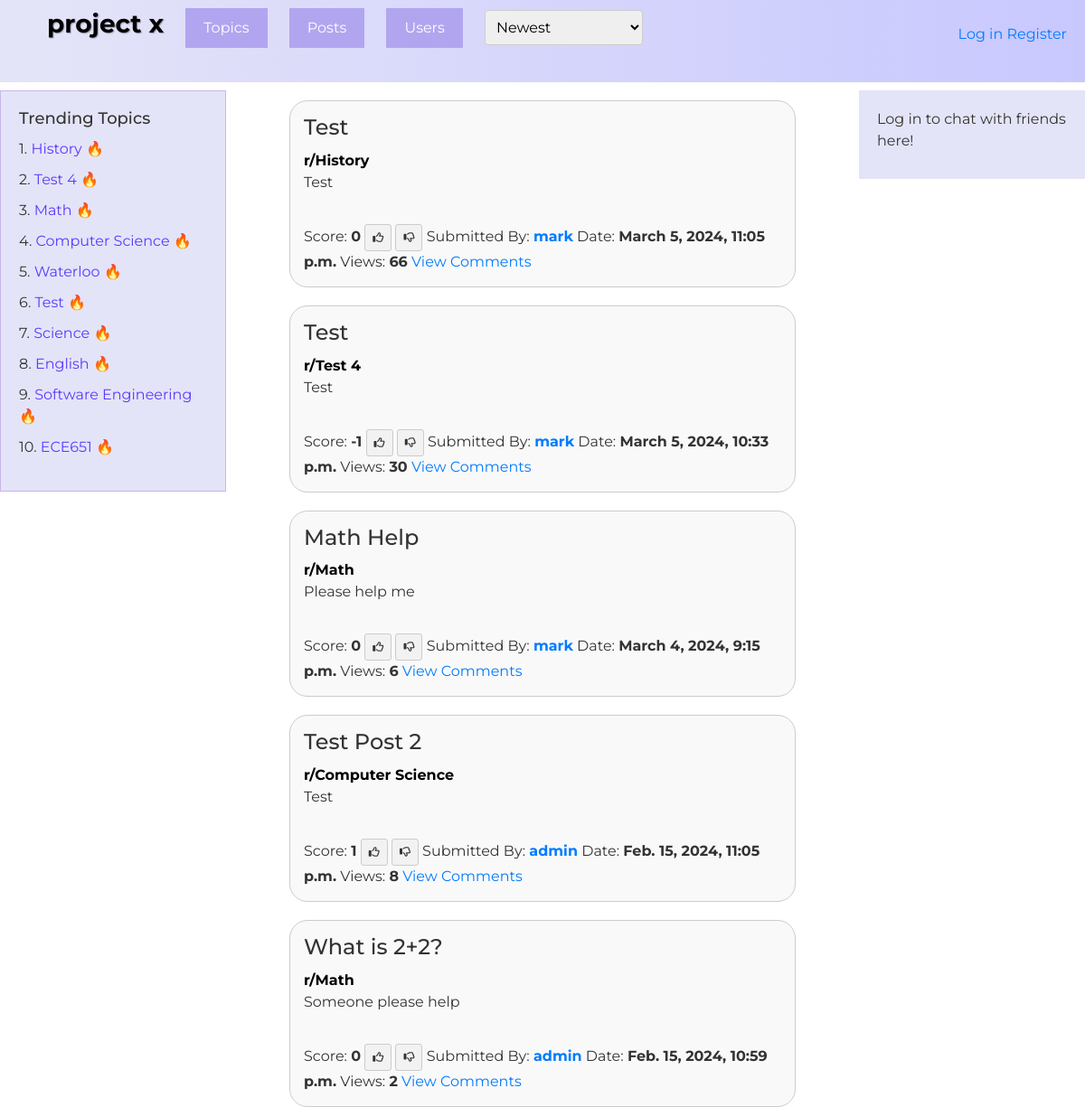
Before: / with the older database file.
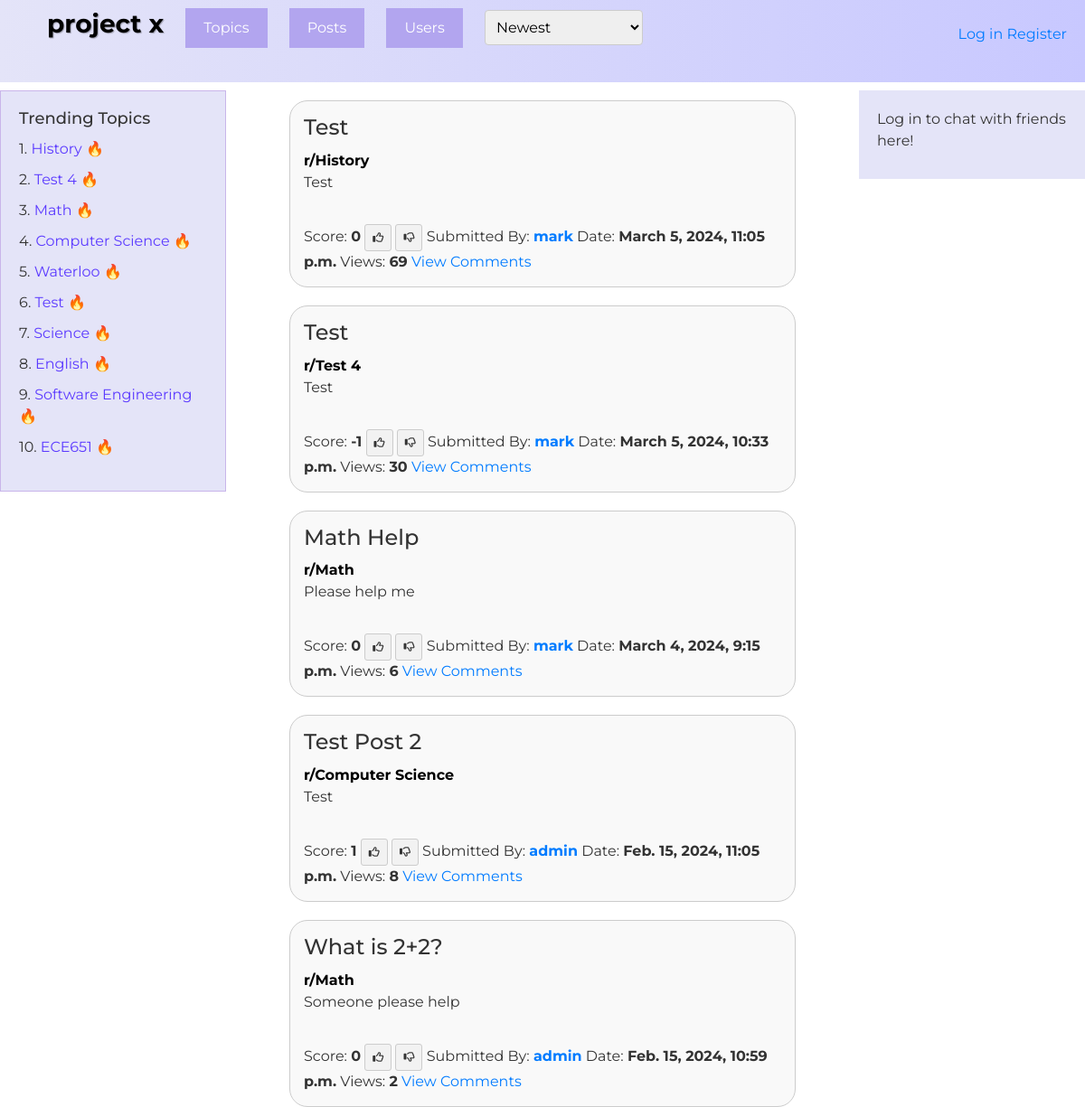
After: the same page with the newer database file.
### QuestionHub/models.py (models this page shows, shortened)
class Post(models.Model):
    author = models.ForeignKey(User, null=False, on_delete=models.CASCADE)
    topic = models.ForeignKey(Topic, null=True, on_delete=models.CASCADE)
    title = models.CharField(max_length=255, null=False)
    body = models.TextField(null=False)
    timestamp = models.DateTimeField(auto_now_add=True)
    score = models.IntegerField(default=0)
    num_views = models.IntegerField(default=0)

class Topic(models.Model):
    id = models.AutoField(primary_key=True, editable=False)
    name = models.CharField(max_length=255)

### QuestionHub/views.py (the view)
# urls.py: 2. Add a URL to urlpatterns:  path('', Home.as_view(), name='home')
def Home(request):
    ordering = request.GET.get('ordering', '-timestamp')
    current_user = request.user
    if ordering == 'num_views':
        posts = Post.objects.all().order_by('-num_views')
    elif ordering == 'most_upvoted':
        posts = Post.objects.all().order_by('-score')
    elif ordering == 'most_downvoted':
        posts = Post.objects.all().order_by('score')
    else:
        posts = Post.objects.all().order_by('-timestamp')
    topics = Topic.objects.all()
    trending_topics = Topic.objects.annotate(total_views=Sum('post__num_views')).order_by('-total_views')[:10]
    users = User.objects.all()
    user_votes = []
    post_vote_list = []
    if request.user.is_authenticated:
        user_votes = Vote.objects.filter(user=request.user)
        for vote in user_votes:
          post_vote_list.append(vote.post)
        friends_list = request.user.userprofile.get_friends()
    else:
        friends_list = None
    context = {
        'current_ordering': ordering,
        'posts': posts,
        'topics': topics,
        'current_page': 'post',
        'trending_topics': trending_topics,
        'users': users,
        'all_posts': posts,
        'friends': friends_list,
        'is_authenticated': request.user.is_authenticated,
        'current_user': current_user
    }
    if user_votes:
        context['user_votes'] = user_votes
    if post_vote_list:
        context['post_vote_list'] = post_vote_list
    return render(request, "base.html", context)

### QuestionHub/templates/base.html (shortened to what this page needs)
<!DOCTYPE html>
<html lang="en">
    <head>
        {% load bootstrap5 %}
            {% bootstrap_css %}
    </head>
<body>
    {% include 'navbar.html' %}
    {% include 'sidebar.html'%}
    {% include 'user_sidebar.html'%}
    {% include 'post.html' %}
</body>
</html>

### QuestionHub/templates/post.html (shortened to what this page needs)
<div id="filteredPosts">
    {% for post in posts %}
    <div class="post-container">
        <div class="post-list-item">
            <h1 class="post-list-title">
                {{ post.title }}
            </h1>
            <b><a href="{% url 'topic_detail' post.topic.id %}" class = "topic-btn">r/{{ post.topic.name }}</a></b>
            <p>{{ post.body }}</p>
            <br>
            Score: <b>{{ post.score }}</b>
            {% if not post in post_vote_list %}
            <a href="{% url 'upvote_post' post.id 'U' %}" class="vote-btn upvote-btn"><i class="fa-regular fa-thumbs-up"></i></a>
            <a href="{% url 'upvote_post' post.id 'D' %}" class="vote-btn downvote-btn"><i class="fa-regular fa-thumbs-down"></i></a>
        {%endif%}
            Submitted By: <a href="{% url 'user_profile' post.author.id %}"><b>{{ post.author.username }}</b></a>
            Date: <b>{{ post.timestamp }}</b>
            Views: <b>{{post.num_views}}</b>
            <a href="{% url 'post_detail' post.id %}">View Comments</a>
        </div>
    </div>
    {% endfor %}
</div>

Changed rows visible on the page:
changed Post "March 5, 2024, 11:05 p.m.": num_views "66" → "69"
